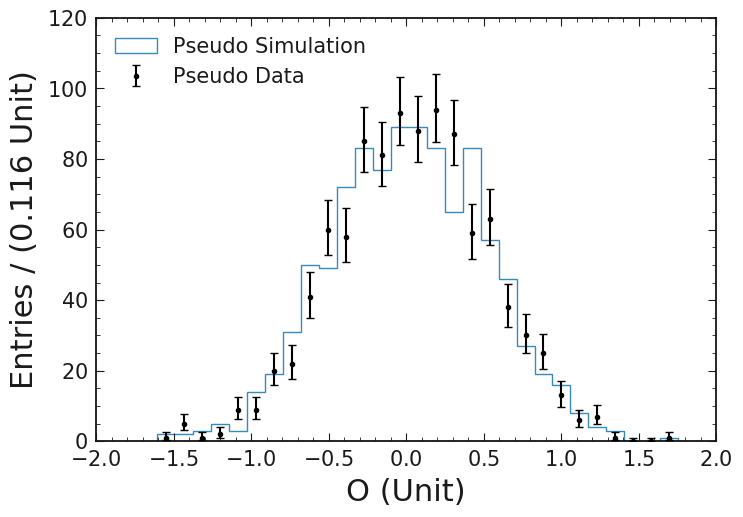

Recreate this plot in Python.
# -*- coding: utf-8 -*-
""" Stacked plot

In data science, often one wants to compare two different sets of data, like signal/background or prediction and
actual data.

In this very brief script we create two sets of data and compare them in one plot.

"""
import matplotlib.pyplot as plt
import pandas as pd
import numpy as np

import b2plot as bp

try:
    plt.style.use('belle2')
except OSError:
    print("Please install belle2 matplotlib style")


bp.hist(np.random.normal(0, 0.5, 1000), label="Pseudo Simulation")
bp.errorhist(np.random.normal(0, 0.5, 1000), label="Pseudo Data", color='black')
bp.labels("O", "Entries", "Unit")
plt.legend()

# bp.xlim()
# bp.labels('$\Delta M$', "Events", "GeV", 0)
bp.save("histogram2.png")
